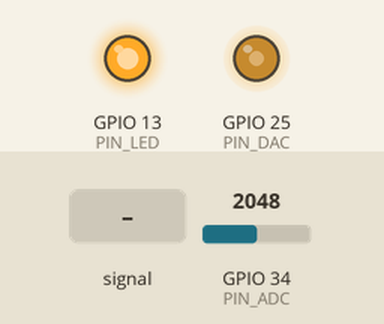
Recording of a sketch running on a simulated ESP32. Parts: output pins drawn as LEDs (lit = HIGH). Inputs (shaded band) come from the test bench; at power-on: GPIO 34 (PIN_ADC) = 2048 (analog values on the 0–4095 scale). What the sketch prints to the serial monitor is not drawn.

Above: at 1.2 s.
1.3 s: GPIO 34 (PIN_ADC) fed a 200 Hz sine of ±327 counts around its level
Timing chart, 0 to 4.2 s (numbered marks = the images above; inputs shaded):
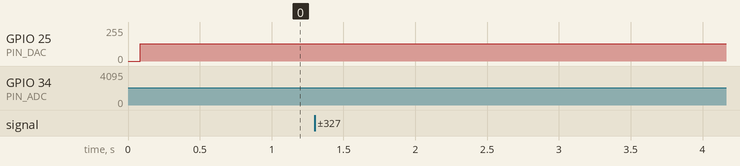

The sketch:

calgpt_pedal_hwtest.ino
```cpp
// calgpt_pedal_hwtest.ino — Adafruit ESP32 Feather (HUZZAH32) test firmware
//
// No WiFi, no HTTP, no ArduinoJson, no I2S.
// Uses ESP32 built-in ADC + DAC directly.
// Params hardcoded: SRV-style heavy overdrive + reverb.
//
// Wiring:
//   A1  (GPIO 25) — DAC output → amp/speaker
//   A2  (GPIO 34) — ADC input  ← guitar signal (bias to ~1.65V / Vcc/2)
//   GND (next to A0) — signal ground
//   LED — wire to GPIO 13 (built-in LED on Feather) with 470Ω to GND
//
// ⚠ A3 = GPIO 39 on HUZZAH32, which is INPUT ONLY — cannot drive an LED.
//   Use GPIO 13 instead (it's the red LED already on the board).
//   If you have a different Feather revision, change PIN_LED below.
//
// Effect order: overdrive → vibrato → tremolo → delay → reverb

#include <WiFi.h>
#include <math.h>
#include <WiFi.h>

// ---------------------------------------------------------------------------
// Pin config
// ---------------------------------------------------------------------------
#define PIN_ADC   34    // A2 — guitar input (bias to 1.65V)
#define PIN_DAC   25    // A1 — audio output
#define PIN_LED   13    // built-in red LED on HUZZAH32 (change if needed)

// ---------------------------------------------------------------------------
// Audio config
// ---------------------------------------------------------------------------
#define SAMPLE_RATE   8000    // Hz
#define BUFFER_FRAMES 256
#define DELAY_MAX_MS  600     // enough for 500ms delay + reverb pre-delay

// Microseconds per sample
#define US_PER_SAMPLE (1000000 / SAMPLE_RATE)

// ---------------------------------------------------------------------------
// Hardcoded params — SRV: heavy overdrive + reverb
// ---------------------------------------------------------------------------
struct FxParams {
  float od_drive, od_tone, od_mix;
  float vib_rate, vib_depth, vib_mix;
  float trem_rate, trem_depth, trem_mix;
  float dl_time_ms, dl_feedback, dl_mix;
  float rv_mix;
};

static const FxParams g_params = {
  // overdrive: drive, tone, mix
  1.0f, 0.8f, 1.0f,
  // vibrato:   rate(Hz), depth, mix
  0.0f, 0.0f, 0.0f,
  // tremolo:   rate(Hz), depth, mix
  0.0f, 0.0f, 0.0f,
  // delay:     time_ms, feedback, mix
  500.0f, 0.75f, 0.8f,
  // reverb:    mix
  0.6f
};

// ---------------------------------------------------------------------------
// DSP state — identical to main firmware
// ---------------------------------------------------------------------------
static const int DELAY_LINE_LEN = (SAMPLE_RATE * DELAY_MAX_MS) / 1000 + 1;

static int32_t delay_line[DELAY_LINE_LEN];
static int     delay_write = 0;
static int32_t vib_line[DELAY_LINE_LEN];
static int     vib_write = 0;
static int32_t reverb_buf[DELAY_LINE_LEN];
static int     reverb_write = 0;
static float   od_lp_state = 0.0f;
static float   vib_phase   = 0.0f;
static float   trem_phase  = 0.0f;

static const int REVERB_DELAY = SAMPLE_RATE / 20;

// ---------------------------------------------------------------------------
// process_buffer — copied verbatim from main firmware
// ---------------------------------------------------------------------------
void process_buffer(int32_t *buf, int frames, const FxParams &p) {
  const float TWO_PI_F = 6.28318530718f;
  const float vib_inc  = TWO_PI_F * p.vib_rate  / (float)SAMPLE_RATE;
  const float trem_inc = TWO_PI_F * p.trem_rate / (float)SAMPLE_RATE;
  const int dl_samples = (int)(p.dl_time_ms * SAMPLE_RATE / 1000.0f);
  const int vib_max    = (int)(0.005f * SAMPLE_RATE);

  for (int i = 0; i < frames; ++i) {
    float x = (float)buf[i];

    if (p.od_mix > 0.0f) {
      float g = 1.0f + p.od_drive * 30.0f;
      float wet = tanhf(x * g / 2147483648.0f) * 2147483648.0f;
      od_lp_state += (wet - od_lp_state) * (0.05f + 0.9f * p.od_tone);
      wet = od_lp_state;
      x = x * (1.0f - p.od_mix) + wet * p.od_mix;
    }

    vib_line[vib_write] = (int32_t)x;
    if (p.vib_mix > 0.0f && vib_max > 0) {
      float lfo = (sinf(vib_phase) * 0.5f + 0.5f) * p.vib_depth * vib_max;
      int rd = vib_write - (int)lfo;
      while (rd < 0) rd += DELAY_LINE_LEN;
      float wet = (float)vib_line[rd % DELAY_LINE_LEN];
      x = x * (1.0f - p.vib_mix) + wet * p.vib_mix;
    }
    vib_phase += vib_inc;
    if (vib_phase > TWO_PI_F) vib_phase -= TWO_PI_F;
    if (++vib_write >= DELAY_LINE_LEN) vib_write = 0;

    if (p.trem_mix > 0.0f) {
      float lfo  = (sinf(trem_phase) * 0.5f + 0.5f);
      float gain = 1.0f - p.trem_depth * lfo;
      float wet  = x * gain;
      x = x * (1.0f - p.trem_mix) + wet * p.trem_mix;
    }
    trem_phase += trem_inc;
    if (trem_phase > TWO_PI_F) trem_phase -= TWO_PI_F;

    if (p.dl_mix > 0.0f && dl_samples > 0 && dl_samples < DELAY_LINE_LEN) {
      int rd = delay_write - dl_samples;
      while (rd < 0) rd += DELAY_LINE_LEN;
      float echo = (float)delay_line[rd];
      float wet  = x + echo * p.dl_feedback;
      delay_line[delay_write] = (int32_t)wet;
      x = x * (1.0f - p.dl_mix) + echo * p.dl_mix;
    } else {
      delay_line[delay_write] = (int32_t)x;
    }
    if (++delay_write >= DELAY_LINE_LEN) delay_write = 0;

    if (p.rv_mix > 0.0f) {
      int rd = reverb_write - REVERB_DELAY;
      while (rd < 0) rd += DELAY_LINE_LEN;
      float tail = (float)reverb_buf[rd] * 0.6f;
      float wet  = x + tail;
      reverb_buf[reverb_write] = (int32_t)wet;
      x = x * (1.0f - p.rv_mix) + wet * p.rv_mix;
    } else {
      reverb_buf[reverb_write] = (int32_t)x;
    }
    if (++reverb_write >= DELAY_LINE_LEN) reverb_write = 0;

    buf[i] = (int32_t)x;
  }
}

// ---------------------------------------------------------------------------
// Setup
// ---------------------------------------------------------------------------
void setup() {
  Serial.begin(115200);

  pinMode(PIN_LED, OUTPUT);
  digitalWrite(PIN_LED, LOW);

  // ADC: 12-bit (0–4095), attenuate to full 0–3.3V range
  analogReadResolution(12);
  analogSetAttenuation(ADC_11db);

  memset(delay_line, 0, sizeof(delay_line));
  memset(vib_line,   0, sizeof(vib_line));
  memset(reverb_buf, 0, sizeof(reverb_buf));

  Serial.println("CalGPT HW test — ADC(A2) → DSP → DAC(A1)");
  Serial.printf("Sample rate: %d Hz | Drive: %.1f | Reverb: %.1f\n",
                SAMPLE_RATE, g_params.od_drive, g_params.rv_mix);
  WiFi.mode(WIFI_STA);
  Serial.println(WiFi.macAddress());
}

// ---------------------------------------------------------------------------
// Loop — delayMicroseconds-paced sample collection, ping-pong buffer.
// Collects one full buffer at SAMPLE_RATE, processes it, outputs the
// previous processed buffer simultaneously, then repeats.
// One buffer of latency (~32 ms at 8kHz/256 frames).
// ---------------------------------------------------------------------------
void loop() {
  static int32_t in_buf[BUFFER_FRAMES];
  static int32_t out_buf[BUFFER_FRAMES];
  static bool    out_ready = false;

  digitalWrite(PIN_LED, HIGH);

  // Collect input + drain output at SAMPLE_RATE
  for (int i = 0; i < BUFFER_FRAMES; i++) {
    // --- ADC: 2x oversample to reduce noise ---
    int raw = (analogRead(PIN_ADC) + analogRead(PIN_ADC)) >> 1;

    // --- DC removal: slow IIR tracks the half-wave average ---
    static float dc_avg = 0.0f;
    static bool  dc_ready = false;
    if (!dc_ready) { dc_avg = (float)raw; dc_ready = true; }
    dc_avg += 0.0002f * ((float)raw - dc_avg);  // ~0.6 s convergence at 8kHz
    float signal = ((float)raw - dc_avg) * 2.0f;

    // --- Full-wave reconstruction: mirror positive half into negative ---
    // After DC removal, the clipped negative half appears as signal < 0.
    // Replace it with the negated previous positive sample so the waveform
    // is symmetric — far better than a flat bottom.
    static float prev_pos = 0.0f;
    if (signal >= 0.0f) {
      prev_pos = signal;
    } else {
      signal = -prev_pos * 0.98f;  // slight decay keeps it natural
    }
    in_buf[i] = (int32_t)signal << 20;

    // --- DAC: output previous processed buffer with IIR smoothing ---
    // Smoothing reduces the audible stepping of the 8-bit DAC.
    if (out_ready) {
      static float smooth = 128.0f;
      float target = (float)(out_buf[i] >> 20) + 2048.0f;  // ±2047 → 0–4095
      target /= 16.0f;                                       // → 0–255
      if (target < 0.0f)   target = 0.0f;
      if (target > 255.0f) target = 255.0f;
      smooth += 0.5f * (target - smooth);  // ~2 kHz low-pass at 8kHz
      dacWrite(PIN_DAC, (uint8_t)(int)smooth);
    }

    delayMicroseconds(US_PER_SAMPLE - 30);  // -30 µs to account for two analogReads
  }

  // Process input into output buffer
  memcpy(out_buf, in_buf, sizeof(in_buf));
  process_buffer(out_buf, BUFFER_FRAMES, g_params);
  out_ready = true;

  digitalWrite(PIN_LED, LOW);
}
```
